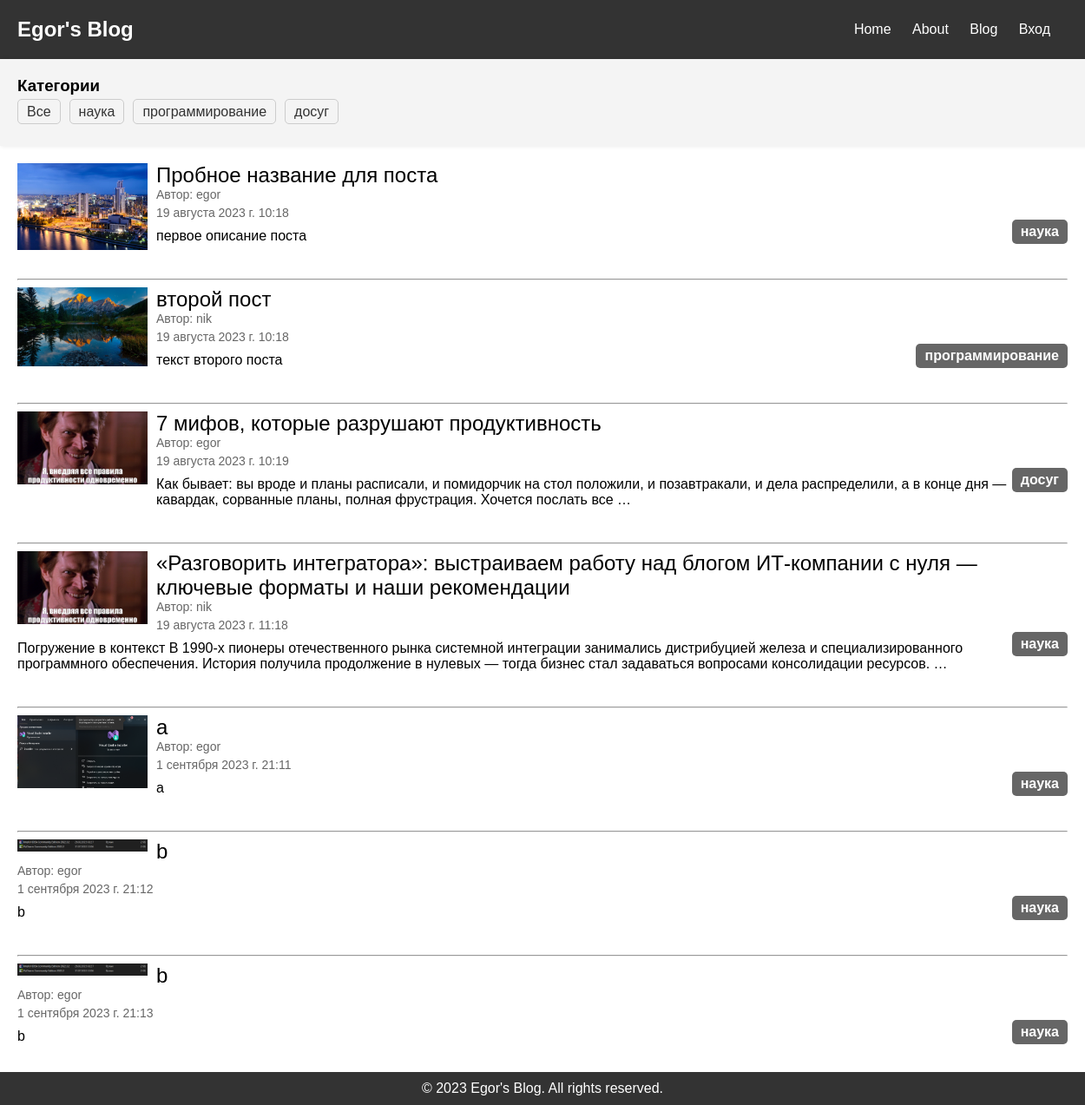
The page / on the database its author committed.
### posts/models.py (models this page shows, shortened)
class Category(models.Model):
    name = models.CharField(max_length=128, unique=True)
    description = models.TextField(null=True, blank=True)
    def __str__(self):
        return self.name

class Post(models.Model):
    title = models.CharField(max_length=256)
    description = models.TextField()
    created_timestamp = models.DateTimeField(auto_now_add=True)
    image = models.ImageField(upload_to="posts_images")
    category = models.ForeignKey(to=Category, on_delete=models.CASCADE)
    by_user = models.ForeignKey(to=User, on_delete=models.CASCADE, blank=True, null=True)

### users/models.py (models this page shows)
class User(AbstractUser):
    image = models.ImageField(upload_to="users_images", null=True, blank=True)

### posts/views.py (the view)
# urls.py: path('', index, name='index'),
def index(request, category_id=None):
    posts = Post.objects.filter(category_id=category_id) if category_id else Post.objects.all()
    categories = Category.objects.all()
    context = {
        'posts': posts,
        'categories': categories,
    }
    return render(request, "index.html", context)

### posts/templates/index.html (shortened to what this page needs)
<!DOCTYPE html>
{% load static %}
<html lang="en">
<head>
    <link rel="stylesheet" href="{% static 'styles.css' %}"/>
</head>
<body>
<div class="wrapper">
    <header class="header">
        <h1 class="logo">Egor's Blog</h1>
        <nav class="nav">
            <ul>
                <li><a href="{% url 'posts:index' %}">Home</a></li>
                {% if user.is_authenticated %}
                <li><a href="{% url 'users:user_posts' %}">Посты</a></li>
                <li><a href="{% url 'users:profile' %}">Профиль</a></li>
                <li><a href="{% url 'users:logout' %}">Выйти</a></li>
                {%else%}
                <li><a href="#">About</a></li>
                <li><a href="#">Blog</a></li>
                <li><a href="{% url 'users:login' %}">Вход</a></li>
                {% endif %}
            </ul>
        </nav>
    </header>
    <div class="sidebar">
        <h3>Категории</h3>
        <ul class="category-list">
            <li><a href="{% url 'posts:index' %}">Все</a></li>
            {% for category in categories %}
            <li><a href="{% url 'posts:category' category.id %}">{{ category.name }}</a></li>
            {% endfor %}
        </ul>
    </div>
    <main class="content">
        {% for post in posts%}
        <article class="post">
            <div class="post-list-image-container">
                <img src="{{ post.image.url }}" alt="" class="post-list-image">
            </div>
            <a href="{% url 'article' post.id %}" class="post-title">{{ post.title }}</a>
            <p class="post-author">Автор: {{ post.by_user }}</p>
            <p class="post-meta">{{ post.created_timestamp }}</p>
            <p class="post-category">{{ post.category }}</p>
            <p class="post-body-preview">
                {% with words=30 %}
                {{ post.description|truncatewords:words }}
                {% endwith %}
            </p>
        </article>
        <hr class="post-divider">
        {% endfor %}
    </main>
    <footer class="footer">
        <p>&copy; 2023 Egor's Blog. All rights reserved.</p>
    </footer>
</div>
</body>
</html>

### posts/static/styles.css (style rules this page uses)
body, h1, h2, h3, p, ul, li, a { margin: 0; padding: 0; }
body { font-family: Arial, sans-serif; position: relative; min-height: 100vh; }
.header { background-color: #333; color: #fff; padding: 20px; display: flex; justify-content: space-between; align-items: center; }
.logo { font-size: 24px; }
.nav ul { list-style: none; }
.nav ul li { display: inline; margin-right: 20px; }
.nav a { text-decoration: none; color: #fff; }
.content { padding: 20px; }
.post { margin-bottom: 40px; }
.post-title { font-size: 24px; margin-bottom: 10px; text-decoration: none; text-color: black background-color: #fff; color: #000; }
.post-meta { color: #666; font-size: 14px; margin-bottom: 10px; }
.footer { background-color: #333; color: #fff; text-align: center; padding: 10px 0; position: absolute; bottom: 0; width: 100%; }
.post-list-image-container { float: left; margin-right: 10px; margin-bottom: 10px; }
.post-list-image { max-width: 150px; max-height: 150px; width: auto; height: auto; float: left; }
.post-body-preview { max-height: 100px; overflow: hidden; }
.post-category { float: right; font-weight: bold; color: #fff; background-color: #666; padding: 5px 10px; border-radius: 5px; margin-top: -10px; }
.wrapper { display: flex; flex-direction: column; }
.sidebar { width: 100%; background-color: #f4f4f4; padding: 20px; box-shadow: 1px 0px 5px rgba(0, 0, 0, 0.1); }
.sidebar h3 { margin-bottom: 10px; }
.category-list { list-style: none; padding: 0; display: flex; flex-wrap: wrap; }
.category-list li { margin-right: 10px; margin-bottom: 10px; }
.category-list a { text-decoration: none; color: #333; padding: 5px 10px; border: 1px solid #ccc; border-radius: 5px; transition: background-color 0.3s; }
.post-author { font-size: 14px; color: #666; margin-bottom: 5px; }

### rows shown on the page
Category: name "наука"
Category: name "программирование"
Category: name "досуг"
Post: image (picture), title "Пробное название для поста", by_user "egor", created_timestamp "19 августа 2023 г. 10:18", category "наука", description "первое описание поста"
Post: image (picture), title "второй пост", by_user "nik", created_timestamp "19 августа 2023 г. 10:18", category "программирование", description "текст второго поста"
Post: image (picture), title "7 мифов, которые разрушают продуктивность", by_user "egor", created_timestamp "19 августа 2023 г. 10:19", category "досуг", description "Как бывает: вы вроде и планы расписали, и помидорчик на стол положили, и позавтракали, и дела распределили, а в конце дня — кавардак, сорванные планы, полная фрустрация. Хочется послать все …"
Post: image (picture), title "«Разговорить интегратора»: выстраиваем работу над блогом ИТ-компании с нуля — ключевые форматы и наши рекомендации", by_user "nik", created_timestamp "19 августа 2023 г. 11:18", category "наука", description "Погружение в контекст В 1990-х пионеры отечественного рынка системной интеграции занимались дистрибуцией железа и специализированного программного обеспечения. История получила продолжение в нулевых — тогда бизнес стал задаваться вопросами консолидации ресурсов. …"
Post: image (picture), title "a", by_user "egor", created_timestamp "1 сентября 2023 г. 21:11", category "наука", description "a"
Post: image (picture), title "b", by_user "egor", created_timestamp "1 сентября 2023 г. 21:12", category "наука", description "b"
Post: image (picture), title "b", by_user "egor", created_timestamp "1 сентября 2023 г. 21:13", category "наука", description "b"
